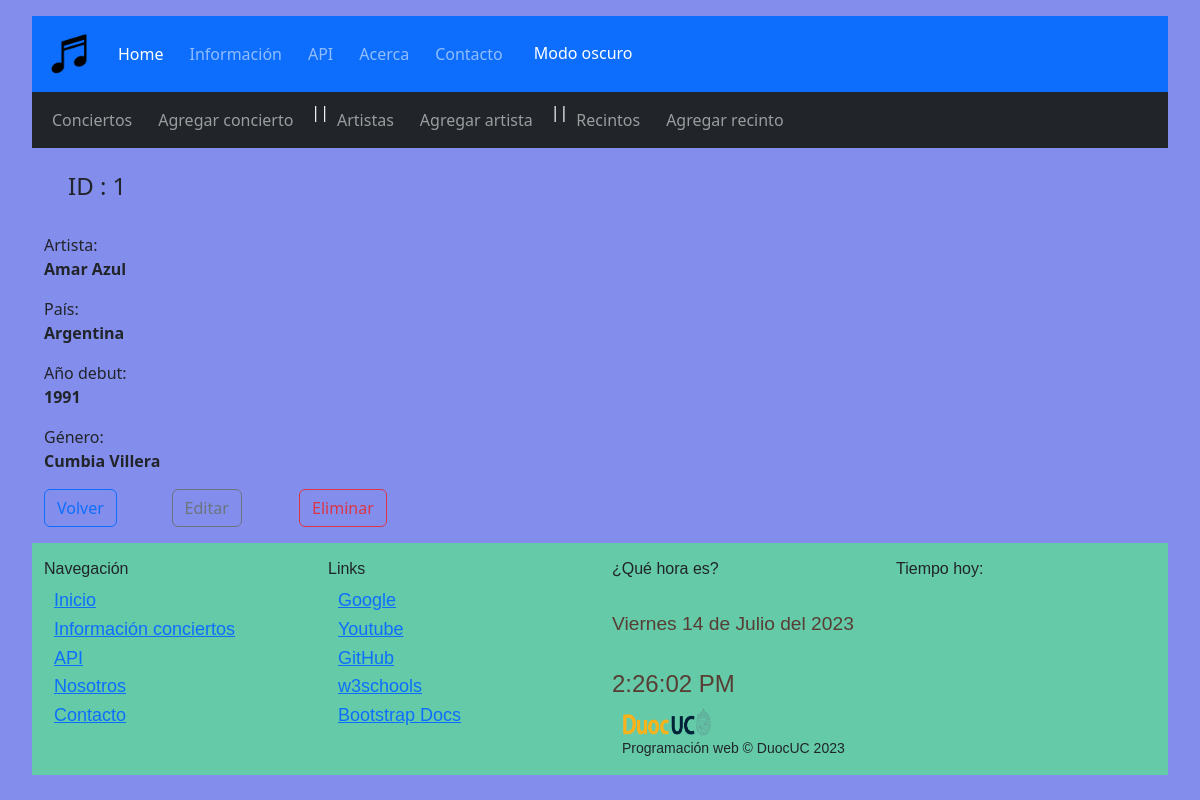
/crud/artistas/info/1, run on the app's committed database.
### crud/models.py (models this page shows, shortened)
class Artista(models.Model):
    idArtista = models.AutoField(primary_key=True, verbose_name='idArtista')
    nomArtista = models.CharField(verbose_name='Artista', max_length=50)
    pais = models.CharField(verbose_name='País', max_length=50)
    anio = models.CharField(verbose_name='Año de formación', max_length=4)
    genero = models.CharField(verbose_name='Género', max_length=70, null=True)
    playlist = models.URLField(verbose_name='Playlist', max_length=500, null=True, blank=True)
    class Meta:
        verbose_name = 'Artista'
        verbose_name_plural = 'Artistas'
        ordering = ['nomArtista', 'genero']

### crud/views.py (the view)
# urls.py: path('artistas/info/<str:artista_id>', artista_info, name='artistas-info'),
def artista_info(request, artista_id):
    try:
        artista = Artista.objects.get(idArtista=artista_id)
        if artista:
            context = {'artista':artista}
            return render(request,'crud/artistas-info.html',context)
        else:
            return redirect(reverse('artistas') + '?OK')
    except:
        return redirect(reverse('artistas') + '?FAIL')

### crud/templates/crud/artistas-info.html (shortened to what this page needs)
{% extends 'crud/base.html' %}
{% load static %}
{% block first_content %}
<div class="container m-4">
    <div class="row mb-3">
        <h4>ID : {{artista.idArtista}}</h4>
    </div>
</div>
{% endblock %}
{% block second_content %}
<div>
    <div class="container fluid">
        <div class="col-md-8">
            <ul class="list-unstyled">
                <li class="mb-2">Artista: <p class="fw-bold">{{artista.nomArtista}}</p></li>
                <li class="mb-2">País: <p class="fw-bold">{{artista.pais}}</p></li>
                <li class="mb-2">Año debut: <p class="fw-bold">{{artista.anio}}</p></li>
                <li class="mb-2">Género: <p class="fw-bold">{{artista.genero}}</p></li>
            </ul>
            <div class="row">
                <div class="col-2">
                    <a class="btn btn-outline-primary" href="{% url 'artistas' %}">Volver</a>
                </div>
                <div class="col-2">
                    <a class="btn btn-outline-secondary" href="{% url 'artistas-editar' artista_id=artista.idArtista %}">Editar</a>
                </div>
                <div class="col-2">
                    <a class="btn btn-outline-danger modal-borrar" data-bs-toggle="modal"
                    data-bs-target="#staticBackdrop"
                    data-href="{% url 'artistas-borrar' artista_id=artista.idArtista %}">
                    Eliminar
                </a>
                </div>
            </div>
        </div>
    </div>
</div>
{% endblock%}

### core/static/css/styles.css (style rules this page uses)
a { margin-right: 10px; font-size: large; }
body { background-color: rgb(131, 141, 236); background-blend-mode: darken ; padding-top: 1rem; padding-left: 2rem; padding-right: 2rem; }

### data on the page
Artista: idArtista "1", nomArtista "Amar Azul", pais "Argentina", anio "1991", genero "Cumbia Villera"
